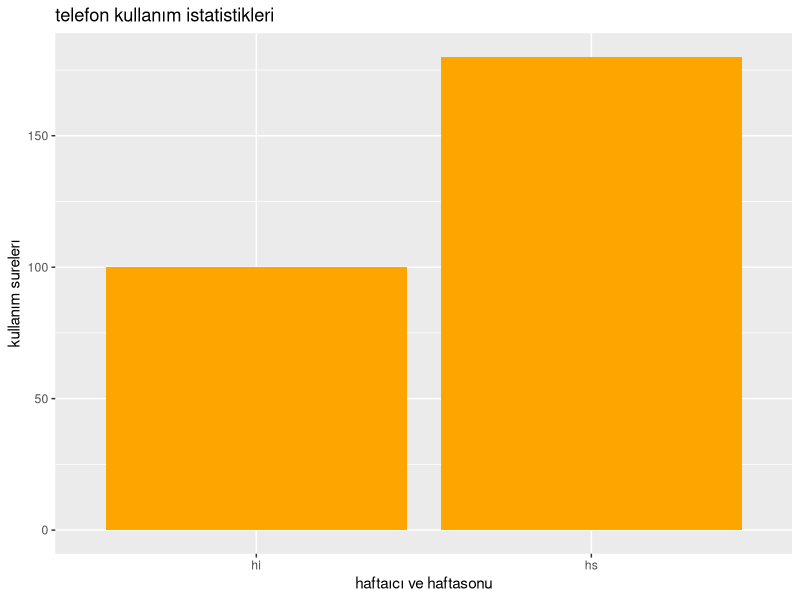
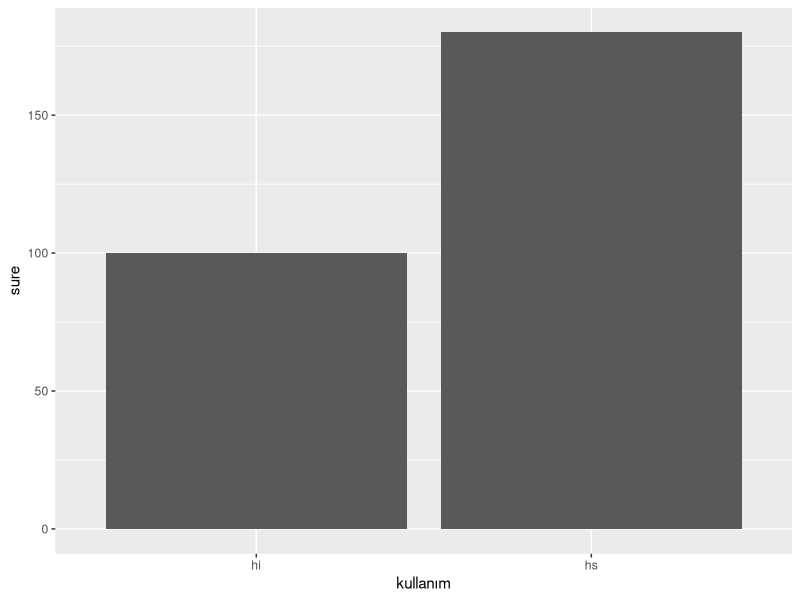
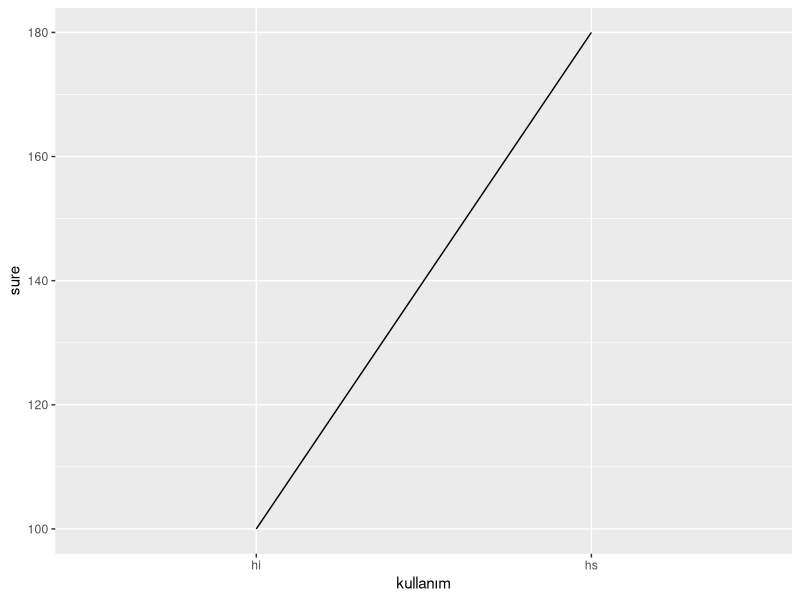
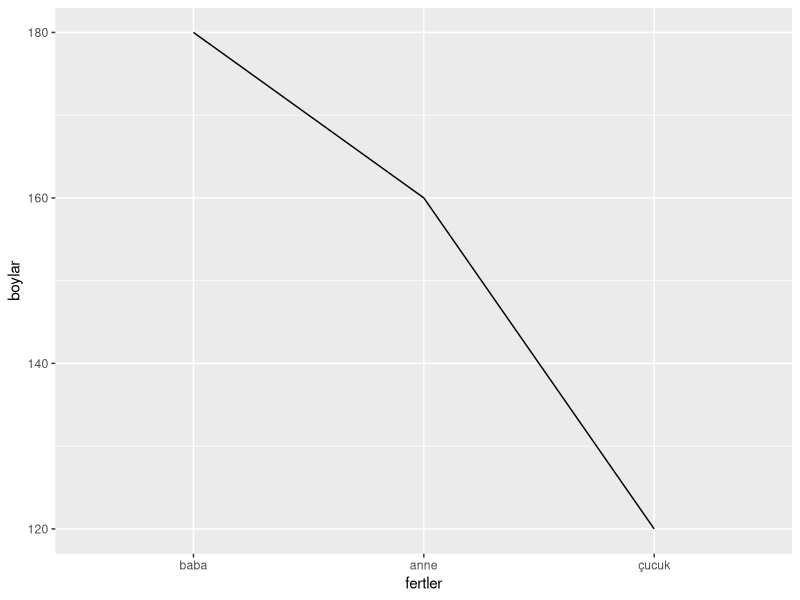
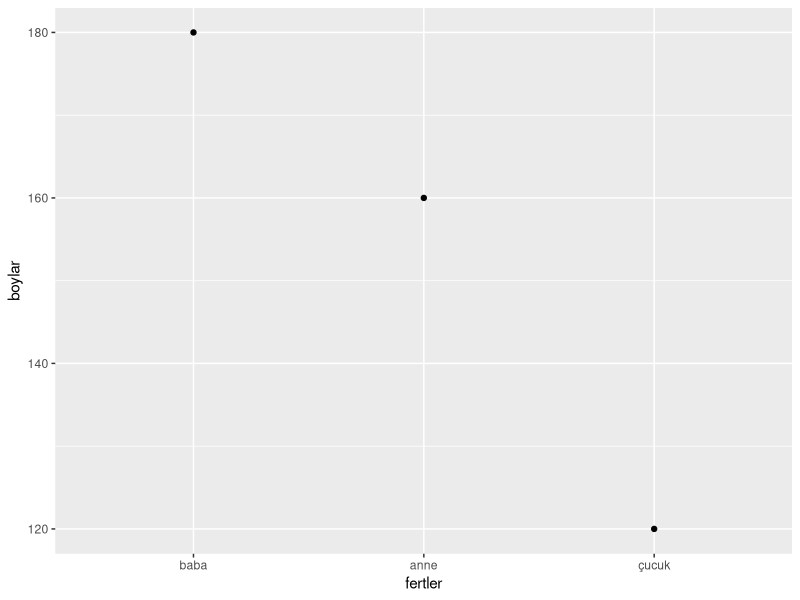
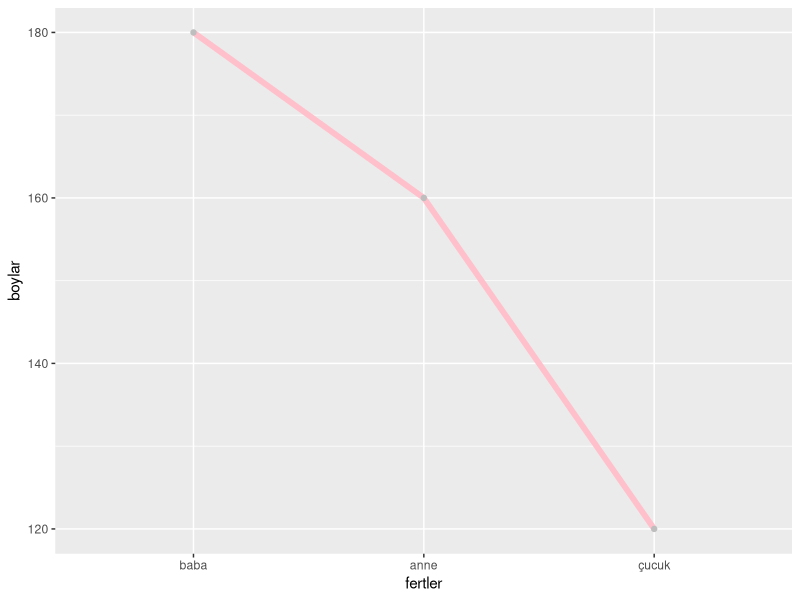
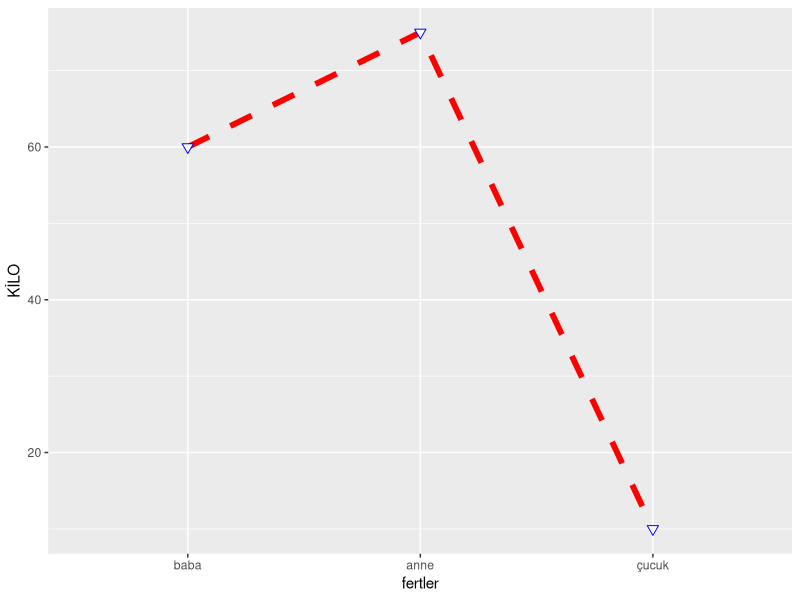
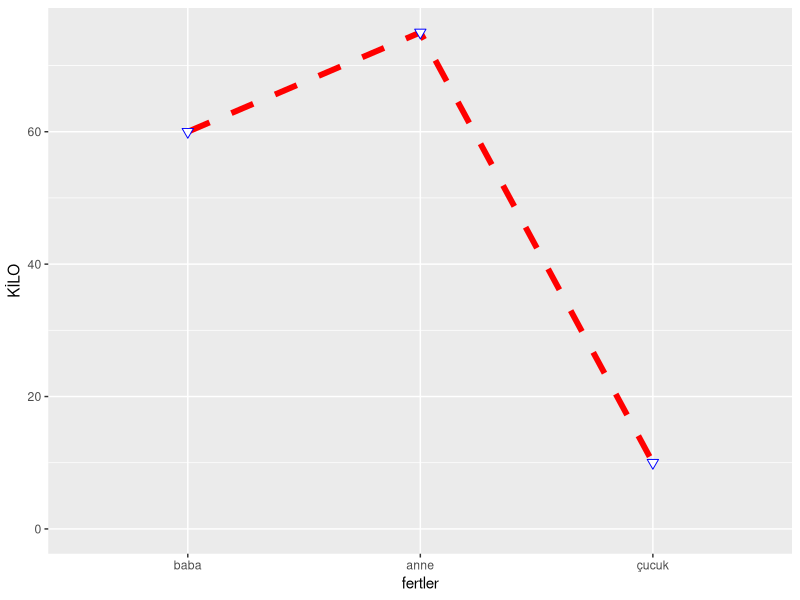

Here is the R script that generated these plots, in order:
## ---- chunk 1

library(tibble)
library(dplyr)
library(ggplot2)
library(tidyr)

df <- tibble(
  kullanım = factor(c("hi" , "hs") , levels= c("hi", "hs")),
  sure= c(100,180)
)
ggplot(data = df ,aes(x=kullanım , y=sure , fill = kullanım))+
  geom_bar(colours ="black", fill = "orange" , stat = "identity") +
  guides(fill = FALSE) + 
  xlab("haftaıcı ve haftasonu") + ylab("kullanım surelerı") + 
  ggtitle("telefon kullanım istatistikleri")



## ---- chunk 2
df <- tibble(
  kullanım = c(rep("hi" , 20), rep("hs" , 10))
  )

#Burada evet bir kategirok değişken var ama karşıda değeri ok gözlemleyeceğim şey sadece frekansı




## ---- chunk 3
df <- tibble(
  kullanım = factor(c("hi", "hs"), levels= c("hi", "hs")),
  sure = c(100,180)
)
df
## ---- chunk 4
 df <- tibble(
    kullanım = factor(c("hi" , "hs") , levels= c("hi", "hs")),
    sure= c(100,180)
 )
ggplot(df, aes( x = kullanım , y = sure)) +
  geom_bar( stat = "identity") 
  

## ---- chunk 5
df <- tibble(
    kullanım = factor(c("hi" , "hs") , levels= c("hi", "hs")),
    sure= c(100,180)
 )
ggplot(df, aes( x = kullanım,y= sure , group = 1)) +
  geom_line()
## ---- chunk 6
df <- tibble(
    fertler = factor(c("baba" , "anne" , "çucuk"), levels = c("baba" , "anne" , "çucuk")),
    boylar= c(180,160,120)
 )
ggplot(df, aes( x = fertler, y= boylar , group = 1)) +
  geom_line()
## ---- chunk 7
df <- tibble(
    fertler = factor(c("baba" , "anne" , "çucuk"), levels = c("baba" , "anne" , "çucuk")),
    boylar= c(180,160,120)
 )
ggplot(df, aes( x = fertler, y= boylar , group = 1)) +
  geom_point()
## ---- chunk 8
df <- tibble(
    fertler = factor(c("baba" , "anne" , "çucuk"), levels = c("baba" , "anne" , "çucuk")),
    boylar= c(180,160,120)
 )
ggplot(df, aes( x = fertler, y= boylar , group = 1)) +
  geom_line(colour= "pink" , size = 2.0) +
  geom_point( colour =  "gray" , )
## ---- chunk 9
df <- tibble(
    fertler = factor(c("baba" , "anne" , "çucuk"), levels = c("baba" , "anne" , "çucuk")),
    KİLO = c(60,75,10)
 )
ggplot(df, aes( x = fertler, y= KİLO , group = 1)) +
  geom_line( colour = "red" , linetype = "dashed" , size= 2.0) +
  geom_point(colour = "blue" , size = 2.5 , shape = 25 , fill = "white")
## ---- chunk 10
df <- tibble(
    fertler = factor(c("baba" , "anne" , "çucuk"), levels = c("baba" , "anne" , "çucuk")),
    KİLO = c(60,75,10)
 )
ggplot(df, aes( x = fertler, y= KİLO , group = 1)) +
  geom_line( colour = "red" , linetype = "dashed" , size= 2.0) +
  geom_point(colour = "blue" , size = 2.5 , shape = 25 , fill = "white") +
  expand_limits( y = 0)
## ---- chunk 11
data <- data.frame(
  group=LETTERS[1:10],
  value=c(10,4,18,21,2,40,47,55,69,1)
)

ggplot(data, aes(x="", y=value, fill=group)) +
  geom_bar(stat="identity", width=1) +
  coord_polar("y", start=0)
  
## ---- chunk 12
df <- tibble(
  cinsiyet = factor(rep(c("e" , "k") , each = 100)),
  sure = c(rnorm(100, mean=80) , rnorm(100, mean = 81))
)
df
## ---- chunk 13
ggplot(df, aes(sure)) +
  geom_histogram()
## ---- chunk 14
ggplot(df, aes(sure)) +
  geom_histogram(binwidth = 0.7)
## ---- chunk 15
df <- tibble(
  cinsiyet = factor(rep(c("e" , "k") , each = 100)),
  sure = c(rnorm(100, mean=80) , rnorm(100, mean = 81))
)
ggplot(df, aes(sure)) +
  geom_histogram(binwidth = 0.7, colour = "white" , fill= "orange" , size=1) +
  xlab("GEÇEN SÜRE") + ylab("FREKANS") +
  ggtitle("TELEFONDA GEÇİRİLEN SÜRE VE KİŞİ SAYISI HİSTOGRAM GRAFİĞİ")
  

## ---- chunk 16
df <- tibble(
  cinsiyet = factor(rep(c("e" , "k") , each = 100)),
  sure = c(rnorm(100, mean=80) , rnorm(100, mean = 81))
)
ggplot(df, aes(sure)) +
  geom_density(colour = "pink" , size= 3)
  
## ---- chunk 17

df <- tibble(
  cinsiyet = factor(rep(c("e" , "k") , each = 100)),
  sure = c(rnorm(100, mean=80) , rnorm(100, mean = 81))
)
ggplot(df, aes(sure)) +
 geom_density(colour = "pink" , size= 3) +
  geom_histogram(binwidth = 0.7, colour = "white" , fill= "orange" , size=1) +
  xlab("GEÇEN SÜRE") + ylab("FREKANS") +
  ggtitle("TELEFONDA GEÇİRİLEN SÜRE VE KİŞİ SAYISI HİSTOGRAM GRAFİĞİ")

## ---- chunk 18
df <- tibble(
  cinsiyet = factor(rep(c("e" , "k") , each = 100)),
  sure = c(rnorm(100, mean=80) , rnorm(100, mean = 81))
)
ggplot(df, aes(sure)) +
  geom_histogram(aes(y=..density..) , binwidth = 0.5, colour = "white" , fill= "purple" , size=1) +
  geom_density( alpha= 0.4, fill= "orange" , colour = "orange" , size= 1)
## ---- chunk 19
df <- tibble(
  cinsiyet = factor(rep(c("e" , "k") , each = 100)),
  sure = c(rnorm(100, mean=80) , rnorm(100, mean = 81))
)
ggplot(df, aes(sure , fill = cinsiyet)) +
  geom_histogram(binwidth = 0.5, alpha= 0.5, possiton="identity")
## ---- chunk 20
df <- tibble(
  cinsiyet = factor(rep(c("e" , "k") , each = 100)),
  sure = c(rnorm(100, mean=80) , rnorm(100, mean = 81))
)
ggplot(df, aes(sure , fill = cinsiyet)) +
  geom_density()
## ---- chunk 21
df <- tibble(
  cinsiyet = factor(rep(c("erkek" , "kadın") , each = 100)),
  sure = c(rnorm(100, mean=80) , rnorm(100, mean = 81))
)
ggplot(df, aes(sure , fill = cinsiyet)) +
  geom_histogram(binwidth = 0.5 , colour = "gray" , fill = "pink" , alpha= 0.4)+
  facet_grid(cinsiyet ~ .) +
  xlab("GEÇEN SÜRE") + ylab("FREKANS") +
  ggtitle("TELEFONDA GEÇİRİLEN SÜRE VE KİŞİ SAYISI HİSTOGRAM GRAFİĞİ")
## ---- chunk 22
df <- tibble(
  cinsiyet = factor(rep(c("erkek" , "kadın") , each = 100)),
  sure = c(rnorm(100, mean=80) , rnorm(100, mean = 81))
)
ggplot(df, aes( x = cinsiyet , y= sure , fill =cinsiyet)) +
  geom_boxplot()+
  guides(fill= FALSE)+
  coord_flip()
  
## ---- chunk 23
df <- tibble(
  cinsiyet = factor(rep(c("erkek" , "kadın") , each = 100)),
  sure = c(rnorm(100, mean=80) , rnorm(100, mean = 81))
)
ggplot(df, aes(sure)) +
  geom_area(stat="bin" , binwidth= 0.5, colour = "gray" , alpha= .5)
  
## ---- chunk 24
df <- tibble(
  cinsiyet = factor(rep(c("erkek" , "kadın") , each = 100)),
  sure = c(rnorm(100, mean=80) , rnorm(100, mean = 81))
)
ggplot(df, aes(sure)) +
  geom_freqpoly(colour = "red" , size = 1 , bins = 3)
## ---- chunk 25
df <- tibble(
  cinsiyet = factor(rep(c("erkek" , "kadın") , each = 100)),
  sure = c(rnorm(100, mean=80) , rnorm(100, mean = 81))
)
ggplot(df, aes(sure)) +
  geom_dotplot(binwidth = 0.5 , colour= "purple" , fill ="purple" , alpha= 0.5)
## ---- chunk 26
df <- tibble(
  cinsiyet = factor(rep(c("E", "K") , each=500)),
  mobil = c(rnorm(500, mean= 80), rnorm(500, mean=82)),
  web = c(rnorm(500, mean= 82) , rnorm(500, mean= 81))
)
df

## ---- chunk 27
ggplot(df, aes(mobil,web)) +
  geom_point(colour= "brown") +
  geom_smooth(method= lm )
## ---- chunk 28
ggplot(df, aes(mobil,web)) +
  geom_point(colour= "brown") +
  geom_smooth(method= lm , se = FALSE)
## ---- chunk 29
ggplot(df, aes(mobil,web)) +
  geom_point(colour= "brown") +
  geom_smooth()
## ---- chunk 30
ggplot(df, aes(mobil,web, color= cinsiyet)) +
  geom_point()
## ---- chunk 31
ggplot(df, aes(mobil,web, color = cinsiyet)) +
  geom_point() + 
  geom_smooth(method = lm , se = FALSE, formula = 'y ~ x')
## ---- chunk 32
df <- tibble(
  kullanım= factor(c("hi" , "hs"), levels= c("hi", "hs")),
  sure =c(100,180)
)
ggplot(df, aes(kullanım , sure , fill =kullanım)) +
  geom_bar(colour = "black", fill= "orange", stat ="identity")



## ---- chunk 33

df <- tibble(
  cinsiyet = factor(rep(c("erkek" , "kadın") , each = 500)),
  sure = c(rnorm(500, mean=80) , rnorm(500, mean = 81))
)
ggplot(df, aes( x = cinsiyet , y= sure , fill =cinsiyet)) +
  geom_boxplot()+
  guides(fill= FALSE)


## ---- chunk 34
ggplot(df, aes( x = cinsiyet , y= sure , fill =cinsiyet)) +
  geom_dotplot(binaxis = "y" , stackdir = "center")



## ---- chunk 35
ggplot(df, aes( x = cinsiyet , y= sure , fill =cinsiyet)) +
  geom_violin(scale= "area")

## ---- chunk 36
df<- tibble(
  kullanım = factor(c("hi","hs","hi", "hs"), levels=c("hi","hs")),
  sure=c(100,180,90,200),
  cinsiyet= factor(c("e","e","k","k"))
)
ggplot(df, aes(kullanım, cinsiyet)) +
  geom_count()
## ---- chunk 37
df<- tibble(
  c= factor(rep(c("e","k") , each=600)),
  m = c(rnorm(600, mean= 80), rnorm(600, mean=82)),
  w= c(rnorm(600, mean= 80), rnorm(600, mean=82)),
  me= factor(rep(c("a","b","c"), each= 400))
)
df




## ---- chunk 38
df<- tibble(
  c= factor(rep(c("e","k") , each=600)),
  m = c(rnorm(600, mean= 80), rnorm(600, mean=82)),
  w= c(rnorm(600, mean= 80), rnorm(600, mean=82)),
  me= factor(rep(c("a","b","c"), each= 400))
)
t <- ggplot(df, aes(m,w)) +
  geom_point()
t
## ---- chunk 39
t + facet_grid(. ~ c)
## ---- chunk 40
t + facet_grid( c~ .)
## ---- chunk 41
t + facet_grid(me ~ c)
## ---- chunk 42
head(economics)
d <- economics
ggplot(d , aes(date , pop)) +
  geom_line()


## ---- chunk 43
head(economics)
d <- economics

s <- d %>% filter( date > as.Date("2015-1-25"))

ggplot(s, aes(date , pop)) +
  geom_line()
## ---- chunk 44

head(economics)
d <- economics

s <- d %>% filter( date > as.Date("2015-1-25"))

ggplot(s, aes(date , pop)) +
  geom_line()
#şurda geom_line içinde bir şey yazıyordu bak

## ---- chunk 45
df <- economics %>%
  select(date, psavert, uempmed) %>%
  gather(key = "variable" , value = "value" , -date)
head(df, 3)

ggplot(df, aes(date, value)) +
  geom_line(aes(color = variable , size = 1))


## ---- chunk 46
library(tidyr)
df <- economics %>%
   select(date, psavert, uempmed) %>%
   gather(key = "variable" , value = "value" , -date)


ggplot(df, aes( date , value )) +
  geom_line(aes(color= variable , size = 1))

ggplot(df, aes(date,value)) +
  geom_area(aes(color = variable, fill=variable),
            alpha= 0.5, position = position_dodge(0.8)
            )
## ---- chunk 47
mtcars

## ---- chunk 48
str(mtcars)
summary(mtcars)
## ---- chunk 49
mtcars$cyl <- as.factor(mtcars$cyl)
mtcars$vs <- as.factor(mtcars$vs)
mtcars$am <- as.factor(mtcars$am)
mtcars$gear <- as.factor(mtcars$gear)
mtcars$carb <- as.factor(mtcars$carb)
## ---- chunk 50
summary(mtcars$mpg)
## ---- chunk 51
table(is.na(mtcars))
## ---- chunk 52
names(mtcars)
## ---- chunk 53
df <- ggplot(data = mtcars, aes(x=am, y=mpg), 
             draw_quantiles=TRUE)

df + geom_violin( fill = "orange" , alpha = 0.5) + labs(title="Violin Plot",  x="ARAÇ (0 = otomatik, 1 = manuel)",y="Galon başına mil ")

## ---- chunk 54
ggplot(mtcars, aes(x = hp, y = mpg, color = vs)) +
  geom_point()
## ---- chunk 55
ggplot(mtcars, aes(x = hp, y = mpg, color = vs)) +
geom_smooth( method = "loess" , formula = 'y ~ x')
## ---- chunk 56
ggplot(mtcars, aes(x = hp, y = mpg, color = vs)) +
  geom_point() + geom_smooth(method = "loess" , formula = 'y ~ x')
## ---- chunk 57
diamonds
## ---- chunk 58

d <- diamonds
summary(d)
## ---- chunk 59
str(d)
## ---- chunk 60

ggplot(d, aes(price)) +
  geom_histogram()
  

## ---- chunk 61

ggplot(d, aes(price)) +
  geom_histogram(binwidth = 0.5, colour = "brown", size = 2  )


## ---- chunk 62
d %>% group_by(cut) %>% 
  summarise(n=n() , ort= mean(price))

## ---- chunk 63

d %>% group_by(color) %>% 
  summarise(n=n() , ort= mean(price))

## ---- chunk 64
d %>% group_by(clarity) %>% 
  summarise(n=n() , ort= mean(price))
## ---- chunk 65

k<- d %>% group_by(color) %>% 
  summarise(n=n() , ort= mean(price))

ggplot(k, aes(color, ort)) + 
  geom_bar(stat = "identity", color ="brown", fill = "gray")

## ---- chunk 66
ggplot(d, aes(price, fill =color)) + 
  geom_density()

## ---- chunk 67
 ggplot(d, aes(price, fill =color)) + 
  geom_density() +
  geom_histogram(binwidth = 0.5, alpha= 0.5, possiton="identity")

